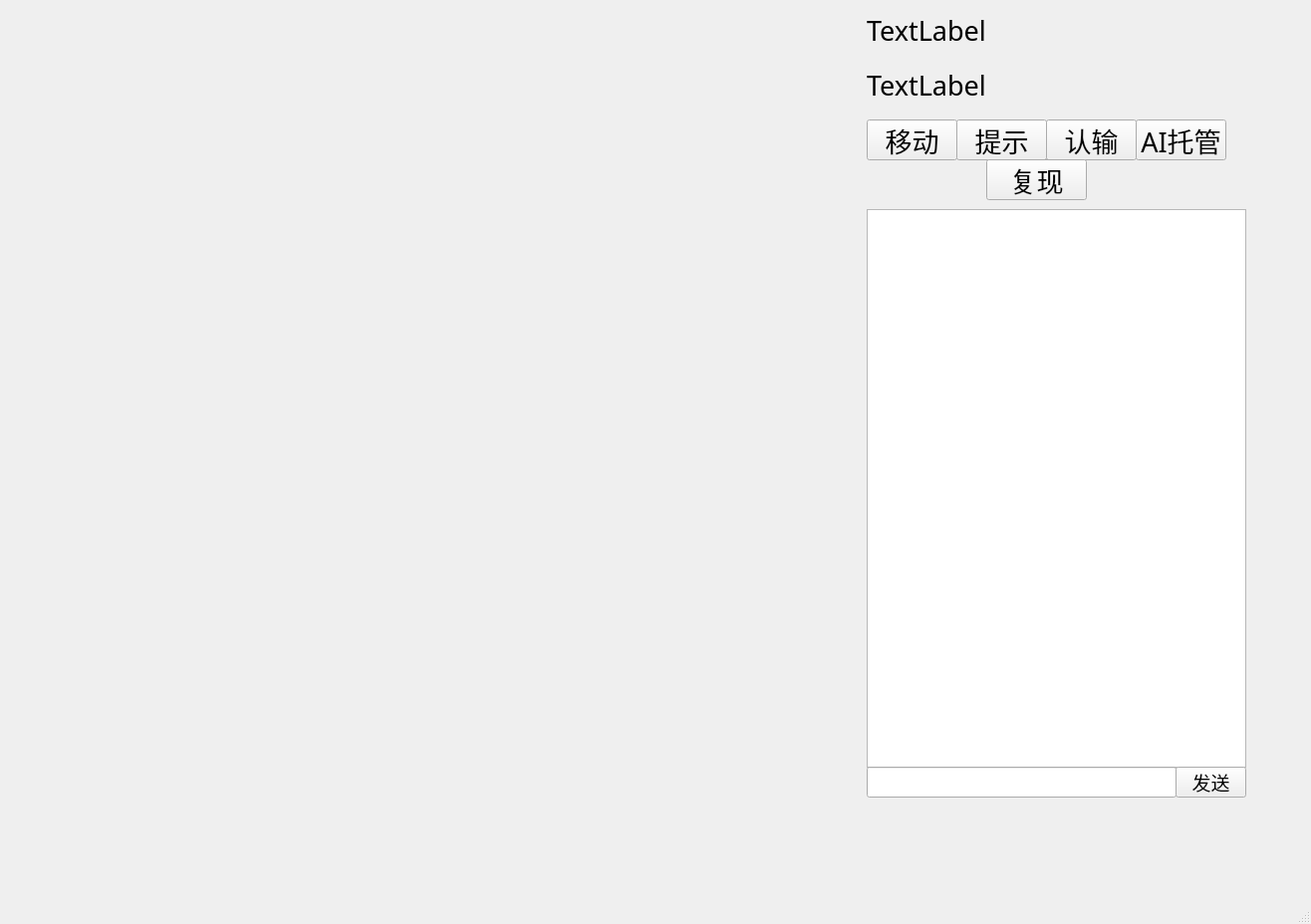
<?xml version="1.0" encoding="UTF-8"?>
<ui version="4.0">
 <class>MainWindow</class>
 <widget class="QMainWindow" name="MainWindow">
  <property name="geometry">
   <rect>
    <x>0</x>
    <y>0</y>
    <width>1316</width>
    <height>928</height>
   </rect>
  </property>
  <property name="font">
   <font>
    <family>华文行楷</family>
    <pointsize>14</pointsize>
   </font>
  </property>
  <property name="windowTitle">
   <string>MainWindow</string>
  </property>
  <widget class="QWidget" name="centralwidget">
   <widget class="QPushButton" name="move">
    <property name="geometry">
     <rect>
      <x>870</x>
      <y>120</y>
      <width>91</width>
      <height>41</height>
     </rect>
    </property>
    <property name="font">
     <font>
      <family>华文行楷</family>
      <pointsize>20</pointsize>
     </font>
    </property>
    <property name="text">
     <string>移动</string>
    </property>
   </widget>
   <widget class="QLabel" name="label">
    <property name="geometry">
     <rect>
      <x>870</x>
      <y>10</y>
      <width>331</width>
      <height>41</height>
     </rect>
    </property>
    <property name="font">
     <font>
      <family>Ink Free</family>
      <pointsize>20</pointsize>
     </font>
    </property>
    <property name="text">
     <string>TextLabel</string>
    </property>
   </widget>
   <widget class="QLabel" name="label_2">
    <property name="geometry">
     <rect>
      <x>870</x>
      <y>60</y>
      <width>331</width>
      <height>51</height>
     </rect>
    </property>
    <property name="font">
     <font>
      <family>Ink Free</family>
      <pointsize>20</pointsize>
     </font>
    </property>
    <property name="text">
     <string>TextLabel</string>
    </property>
   </widget>
   <widget class="QPushButton" name="resigne">
    <property name="geometry">
     <rect>
      <x>1050</x>
      <y>120</y>
      <width>91</width>
      <height>41</height>
     </rect>
    </property>
    <property name="font">
     <font>
      <family>华文行楷</family>
      <pointsize>20</pointsize>
     </font>
    </property>
    <property name="text">
     <string>认输</string>
    </property>
   </widget>
   <widget class="QTextEdit" name="receive_edit">
    <property name="geometry">
     <rect>
      <x>870</x>
      <y>210</y>
      <width>381</width>
      <height>561</height>
     </rect>
    </property>
    <property name="font">
     <font>
      <family>华文楷体</family>
      <pointsize>14</pointsize>
     </font>
    </property>
   </widget>
   <widget class="QLineEdit" name="send_edit">
    <property name="geometry">
     <rect>
      <x>870</x>
      <y>770</y>
      <width>311</width>
      <height>31</height>
     </rect>
    </property>
    <property name="font">
     <font>
      <family>华文楷体</family>
      <pointsize>14</pointsize>
     </font>
    </property>
   </widget>
   <widget class="QPushButton" name="send_msg">
    <property name="geometry">
     <rect>
      <x>1180</x>
      <y>770</y>
      <width>71</width>
      <height>31</height>
     </rect>
    </property>
    <property name="text">
     <string>发送</string>
    </property>
   </widget>
   <widget class="QPushButton" name="ai">
    <property name="geometry">
     <rect>
      <x>1140</x>
      <y>120</y>
      <width>91</width>
      <height>41</height>
     </rect>
    </property>
    <property name="font">
     <font>
      <family>华文行楷</family>
      <pointsize>20</pointsize>
     </font>
    </property>
    <property name="text">
     <string>AI托管</string>
    </property>
   </widget>
   <widget class="QPushButton" name="prompt">
    <property name="geometry">
     <rect>
      <x>960</x>
      <y>120</y>
      <width>91</width>
      <height>41</height>
     </rect>
    </property>
    <property name="font">
     <font>
      <family>华文行楷</family>
      <pointsize>20</pointsize>
     </font>
    </property>
    <property name="text">
     <string>提示</string>
    </property>
   </widget>
   <widget class="QPushButton" name="reappear">
    <property name="geometry">
     <rect>
      <x>990</x>
      <y>160</y>
      <width>101</width>
      <height>41</height>
     </rect>
    </property>
    <property name="font">
     <font>
      <family>华文行楷</family>
      <pointsize>20</pointsize>
     </font>
    </property>
    <property name="text">
     <string>复现</string>
    </property>
   </widget>
  </widget>
  <widget class="QMenuBar" name="menubar">
   <property name="geometry">
    <rect>
     <x>0</x>
     <y>0</y>
     <width>1316</width>
     <height>20</height>
    </rect>
   </property>
  </widget>
  <widget class="QStatusBar" name="statusbar"/>
 </widget>
 <resources/>
 <connections/>
</ui>
